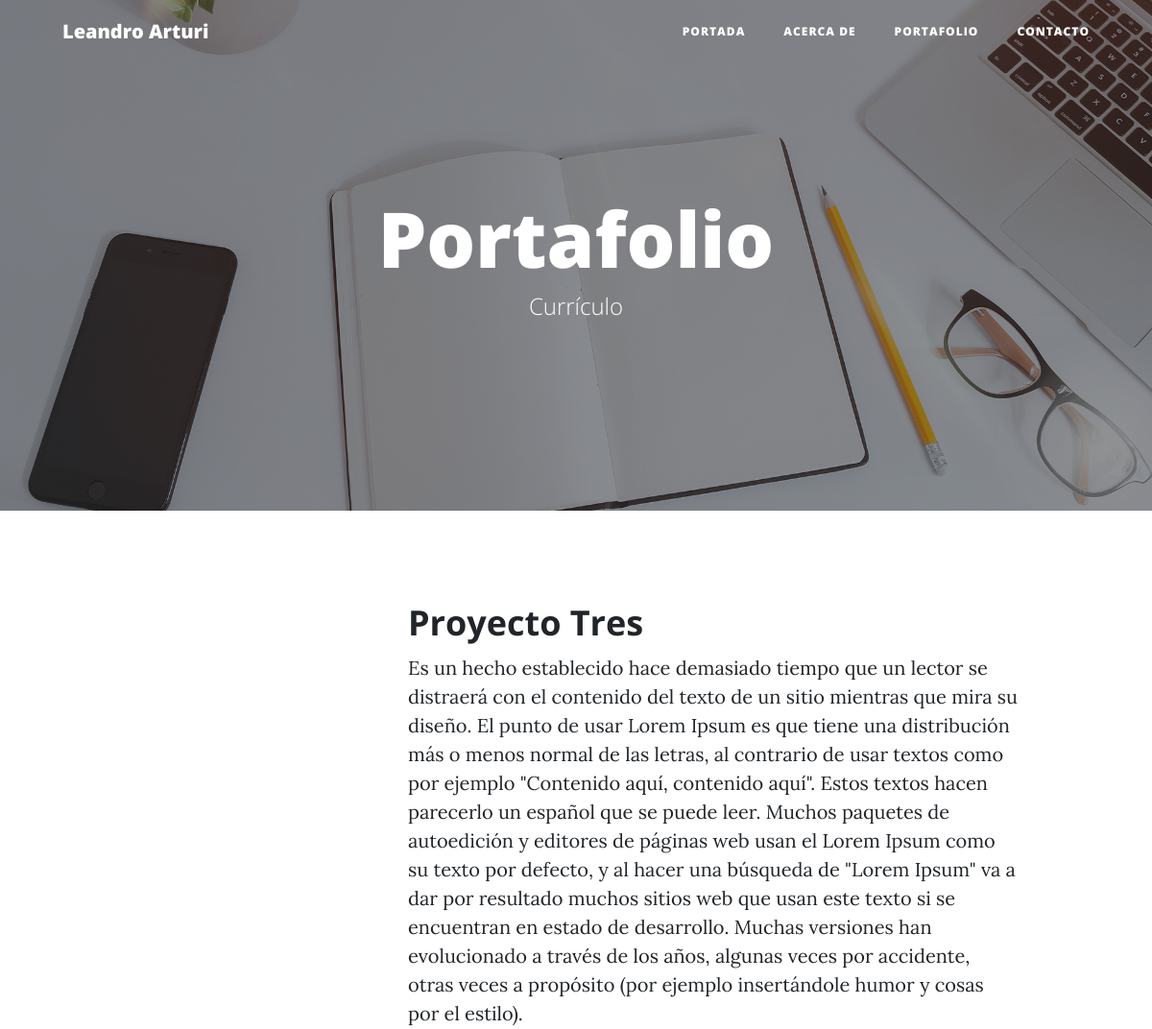
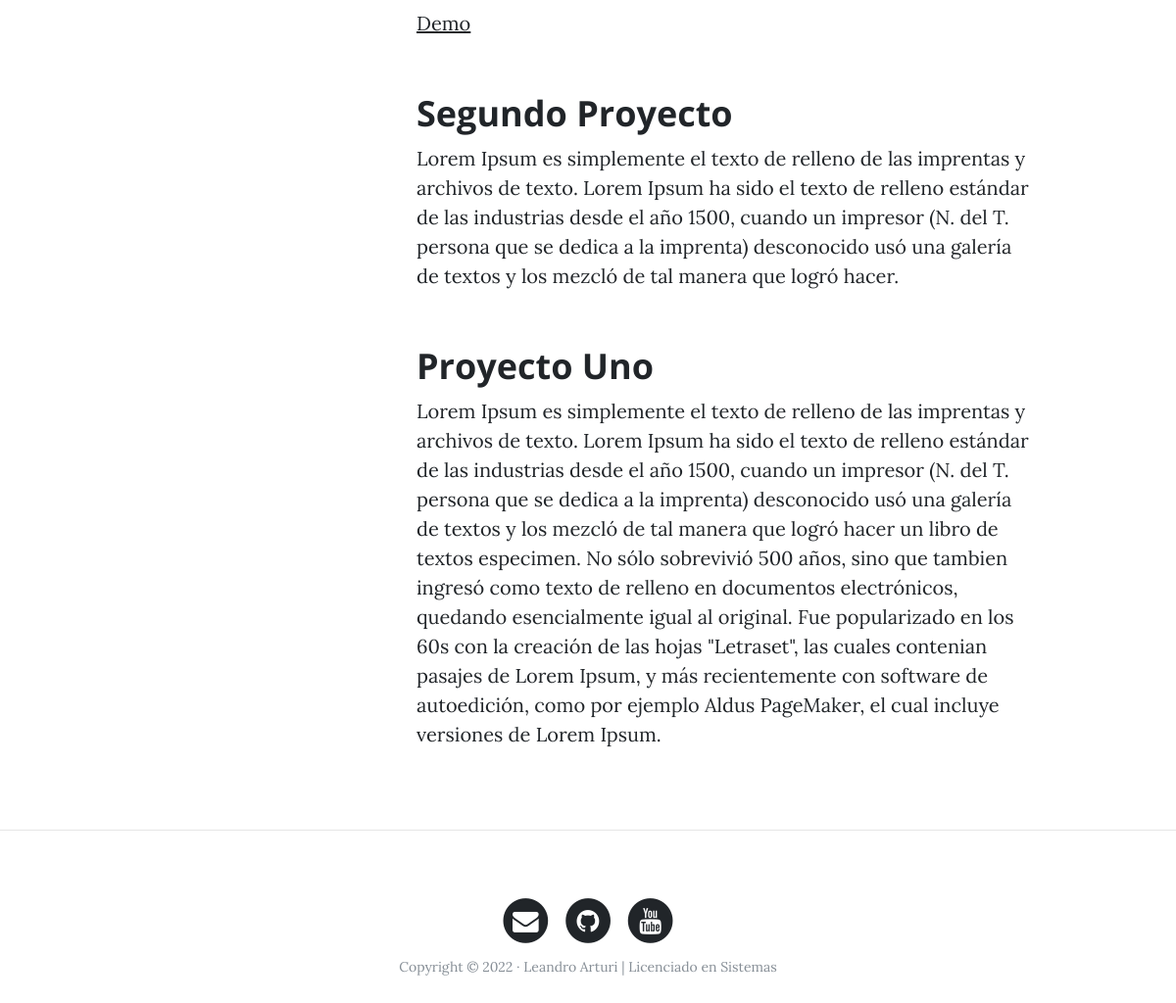
The page /portfolio/ on the database its author committed (2 pictures, top to bottom).
### portfolio/models.py (models this page shows, shortened)
class Project(models.Model):
    title = models.CharField(max_length=100, verbose_name='Título')
    description = models.TextField(verbose_name='Descripción')
    image = models.ImageField(upload_to='projects', verbose_name='Imagen')
    url_field = models.URLField(null=True, blank=True, verbose_name='Dirección Web')
    created = models.DateTimeField(auto_now_add=True, verbose_name='Fecha de creación')
    updated = models.DateTimeField(auto_now=True, verbose_name='Fecha de modificación')
    class Meta:
        verbose_name = 'projecto'
        verbose_name_plural = 'projectos'
        ordering = ['-created']

### portfolio/views.py (the view)
# urls.py: path('portfolio/', portfolio_views.portfolio, name='portfolio'),
def portfolio(request):
    projects = Project.objects.all()
    return render(request, 'portfolio/portfolio.html', {'projects': projects})

### portfolio/templates/portfolio/portfolio.html (shortened to what this page needs)
{% extends 'core/base.html' %}
{% block background %}{% load static %}{% static 'core/img/portfolio-bg.jpg' %}{% endblock %}
{% block headers %}
<h1>Portafolio</h1>
<span class="subheading">Currículo</span>
{% endblock %}
{% block content %}
    {% for project in projects %}
            <div class="row project">
            <div class="col-lg-3 col-md-4 offset-lg-1">
            </div>
            <div class="col-lg-7 col-md-8">
                <h2 class="section-heading title">{{ project.title }}</h2>
                <p>
                    {{ project.description }}
                </p>
                {% if project.url_field %}
                    <p><a href="{{ project.url_field}}">Demo</a></p>
                {% endif %}
            </div>
            </div>
    {% endfor %}
{% endblock %}

### rows shown on the page
Project: title "Proyecto Tres", description "Es un hecho establecido hace demasiado tiempo que un lector se distraerá con el contenido del texto de un sitio mientras que mira su diseño. El punto de usar Lorem Ipsum es que tiene una distribución más o menos normal de las letras, al contrario de usar textos como por ejemplo \"Contenido aquí, contenido aquí\". Estos textos hacen parecerlo un español que se puede leer. Muchos paquetes de autoedición y editores de páginas web usan el Lorem Ipsum como su texto por defecto, y al hacer una búsqueda de \"Lorem Ipsum\" va a dar por resultado muchos sitios web que usan este texto si se encuentran en estado de desarrollo. Muchas versiones han evolucionado a través de los años, algunas veces por…"
Project: title "Segundo Proyecto", description "Lorem Ipsum es simplemente el texto de relleno de las imprentas y archivos de texto. Lorem Ipsum ha sido el texto de relleno estándar de las industrias desde el año 1500, cuando un impresor (N. del T. persona que se dedica a la imprenta) desconocido usó una galería de textos y los mezcló de tal manera que logró hacer."
Project: title "Proyecto Uno", description "Lorem Ipsum es simplemente el texto de relleno de las imprentas y archivos de texto. Lorem Ipsum ha sido el texto de relleno estándar de las industrias desde el año 1500, cuando un impresor (N. del T. persona que se dedica a la imprenta) desconocido usó una galería de textos y los mezcló de tal manera que logró hacer un libro de textos especimen. No sólo sobrevivió 500 años, sino que tambien ingresó como texto de relleno en documentos electrónicos, quedando esencialmente igual al original. Fue popularizado en los 60s con la creación de las hojas \"Letraset\", las cuales contenian pasajes de Lorem Ipsum, y más recientemente con software de autoedición, como por ejemplo Aldus PageMaker, el cual…"
